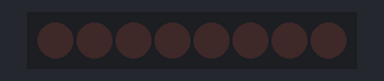
The sketch below on a simulated Arduino Mega 2560, built with avr-gcc and run on an emulated ATmega2560. Parts: 8 shift-register outputs drawn as a row of LEDs (first output left, lit = HIGH). Wiring (inferred from the names in the program): shift register (74HC595): data pin 5; shift clock pin 18; latch pin 23. Wiring (inferred from the signals the program sends): row of LEDs: on Q0, Q1, Q2, Q3, Q4, Q5, Q6, Q7.

Above: at 0.5 s.
At 2.5 s:
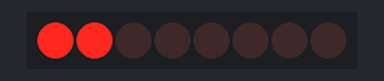
At 3.5 s:
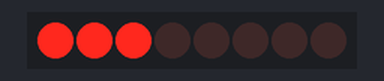
At 5.5 s:
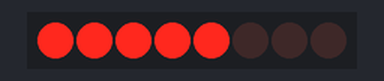
At 7.5 s:
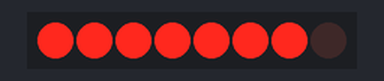
At 10.5 s:
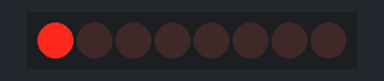
Timing chart, 0 to 11.7 s (numbered marks = the images above):
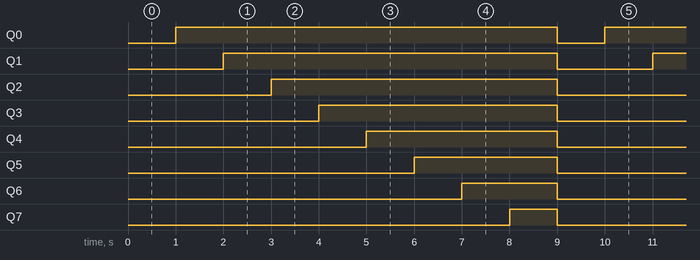

Measured:
- by itself, Q0: alternates HIGH for 8.0 s and LOW for 1.0 s
- by itself, Q1: alternates HIGH for 7.0 s and LOW for 2.0 s
- by itself, Q2: alternates HIGH for 6.0 s and LOW for 3.0 s
- by itself, Q3: alternates HIGH for 5.0 s and LOW for 4.0 s
- by itself, Q4: alternates HIGH for 4.0 s and LOW for 5.0 s
- by itself, Q5: alternates HIGH for 3.0 s and LOW for 6.0 s
- by itself, Q6: alternates HIGH for 2.0 s and LOW for 7.0 s
- by itself, Q7: alternates HIGH for 1.0 s and LOW for 8.0 s

The sketch:

74HC595N.ino
```cpp
/*
 * Filename: 74HC595N
 * Function: 74HC595N control 8 LEDs to form water flowing LED
 * Compiling IDE：ARDUINO 2.3.3
 * Author: https://www.keyestudio.com/
*/
const int rckPin = 23; //RCK
const int sckPin = 18; //SCK
const int siPin = 5; //SI

int datArray[] = {B00000000, B00000001, B00000011, B00000111, B00001111, B00011111, B00111111, B01111111, B11111111};

void setup (){
  //set pins to output
  pinMode(rckPin,OUTPUT);
  pinMode(sckPin,OUTPUT);
  pinMode(siPin,OUTPUT);
}

void loop(){
  for(int num = 0; num < 9; num++){
    digitalWrite(rckPin,LOW); //ground RCK and hold low for as long as you are transmitting
    shiftOut(siPin,sckPin,MSBFIRST,datArray[num]);
    digitalWrite(rckPin,HIGH); //pull the RCK to save the data
    delay(1000);
  }
}
```
